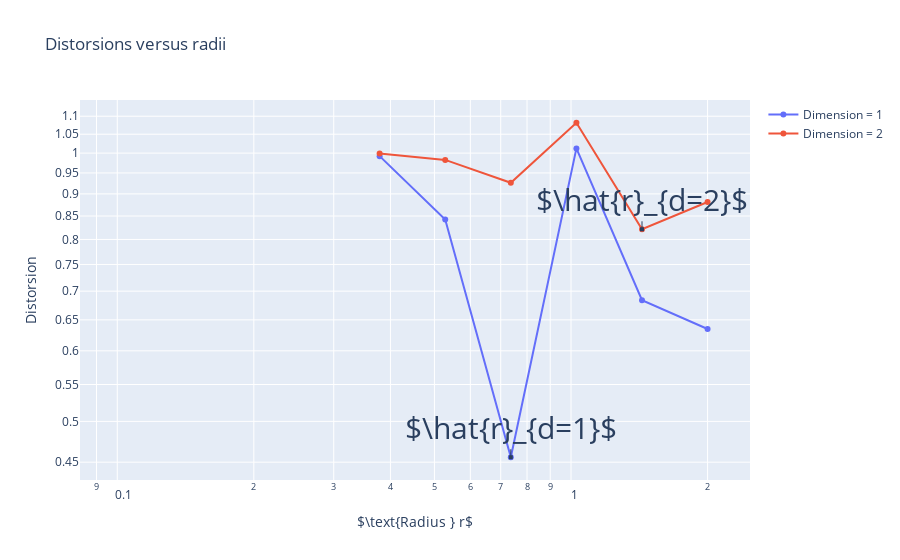

Write notebook code for a chart like this one.
### Code cell
from megaman.plotter.scatter_3d import scatter_plot3d_plotly
import plotly.graph_objs as go
from plotly.offline import iplot


t_distorsion = [go.Scatter(x=rad_search_space, y=distorsion_dim1, name='Dimension = 1'), 
                go.Scatter(x=rad_search_space, y=distorsion_dim2, name='Dimension = 2')]

l_distorsion = go.Layout(
    title='Distorsions versus radii',
    xaxis=dict(
        title='$\\text{Radius } r$',
        type='log',
        autorange=True
    ),
    yaxis=dict(
        title='Distorsion',
        type='log',
        autorange=True
    ),
    annotations=[
        dict(
            x=np.log10(est_rad_dim1),
            y=np.log10(distorsion_dim1[argmin_d1]),
            xref='x',
            yref='y',
            text='$\\hat{r}_{d=1}$',
            font = dict(size = 30),
            showarrow=True,
            arrowhead=7,
            ax=0,
            ay=-30
        ),
        dict(
            x=np.log10(est_rad_dim2),
            y=np.log10(distorsion_dim2[argmin_d2]),
            xref='x',
            yref='y',
            text='$\\hat{r}_{d=2}$',
            font = dict(size = 30),
            showarrow=True,
            arrowhead=7,
            ax=0,
            ay=-30
        )
    ]
)
f_distorsion = go.Figure(data=t_distorsion,layout=l_distorsion)
iplot(f_distorsion)

### Figure 1 — Plotly figure (JSON) as saved in the notebook; plotly's stock layout.template omitted (floating-point values rounded to 4 significant figures)
{"data": [{"name": "Dimension = 1", "type": "scatter", "x": [0.1, 0.1395, 0.1946, 0.2714, 0.3786, 0.5282, 0.7368, 1.028, 1.434, 2], "y": [null, null, null, null, 0.9922, 0.8423, 0.4558, 1.012, 0.6838, 0.6348]}, {"name": "Dimension = 2", "type": "scatter", "x": [0.1, 0.1395, 0.1946, 0.2714, 0.3786, 0.5282, 0.7368, 1.028, 1.434, 2], "y": [null, null, null, null, 0.9992, 0.9825, 0.9262, 1.082, 0.8213, 0.8814]}], "layout": {"annotations": [{"arrowhead": 7, "ax": 0, "ay": -30, "font": {"size": 30}, "showarrow": true, "text": "$\\hat{r}_{d=1}$", "x": -0.1326, "xref": "x", "y": -0.3413, "yref": "y"}, {"arrowhead": 7, "ax": 0, "ay": -30, "font": {"size": 30}, "showarrow": true, "text": "$\\hat{r}_{d=2}$", "x": 0.1565, "xref": "x", "y": -0.08548, "yref": "y"}], "title": {"text": "Distorsions versus radii"}, "xaxis": {"autorange": true, "title": {"text": "$\\text{Radius } r$"}, "type": "log"}, "yaxis": {"autorange": true, "title": {"text": "Distorsion"}, "type": "log"}}}
